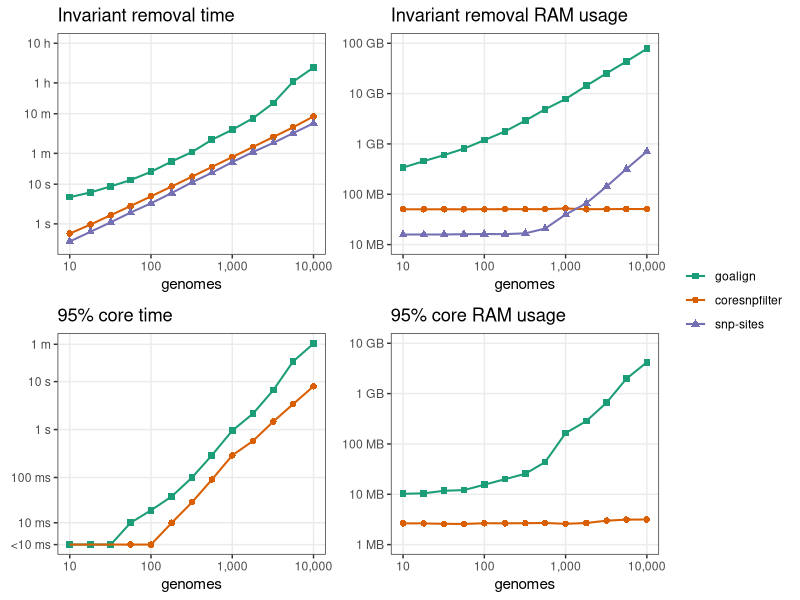

Generate this figure with R:
## ---- chunk 1
library(tidyverse)
library(knitr)
library(cowplot)
library(scales)

opts_chunk$set(dpi=300, fig.path='plots/', echo=TRUE, dev=c('png','pdf'), warning=FALSE, message=FALSE)
pdf.options(useDingbats = FALSE)
## ---- chunk 2
results <- read_delim("results.tsv", delim = "\t", escape_double = FALSE, trim_ws = TRUE)
## ---- chunk 3
check_integrity <- function(md5sums) {
  stopifnot(length(unique(md5sums)) == 1)
}

results %>%
  group_by(test, genome_count) %>%
  do({
    check_integrity(.$output_md5sum)
    . # Return the data unmodified if the assertion passes
  })
## ---- chunk 4
results <- results %>% filter(tool != "goalign 16 threads")
results$tool <- gsub("goalign 1 thread", "goalign", results$tool)
results$tool <- gsub("Core-SNP-Filter", "coresnpfilter", results$tool)
results$tool <- factor(results$tool, levels = c("goalign", "coresnpfilter", "snp-sites"))
## ---- chunk 5
invariant_results <- results %>% filter(test == "invariant site removal") %>% select(genome_count, replicate, tool, seconds, ram_kb) %>%
  pivot_wider(names_from = replicate, values_from = c(seconds, ram_kb), names_sep = "_")
invariant_results$seconds <- apply(select(invariant_results, starts_with("seconds_")), 1, FUN = min, na.rm = TRUE)
invariant_results$ram_mb <- apply(select(invariant_results, starts_with("ram_kb_")), 1, FUN = min, na.rm = TRUE) / 1000.0

core_results <- results %>% filter(test == "95 core") %>% select(genome_count, replicate, tool, seconds, ram_kb) %>%
  pivot_wider(names_from = replicate, values_from = c(seconds, ram_kb), names_sep = "_")
core_results$seconds <- apply(select(core_results, starts_with("seconds_")), 1, FUN = min, na.rm = TRUE)
core_results$ram_mb <- apply(select(core_results, starts_with("ram_kb_")), 1, FUN = min, na.rm = TRUE) / 1000.0
## ---- chunk 6
colours <- scale_color_manual(values = c("goalign" = "#1b9e77",
                                         "coresnpfilter" = "#d95f02",
                                         "snp-sites" = "#7570b3"))
shapes <- scale_shape_manual(values = c("goalign" = 15,
                                        "coresnpfilter" = 16,
                                        "snp-sites" = 17))

p1 <- ggplot(invariant_results, aes(x=genome_count, y=seconds, color=tool, shape=tool)) +
  geom_point(size=1.9) + geom_line(size=0.7) + colours + shapes +
  theme_bw() + theme(legend.position = "none") +
  scale_x_log10(labels = label_comma(), minor_breaks = NULL) +
  scale_y_log10(breaks = c(1, 10, 60, 600, 3600, 36000), minor_breaks = NULL,
                labels = c("1 s", "10 s", "1 m", "10 m", "1 h", "10 h"),
                limits = c(0.3, 36000)) +
  labs(title="Invariant removal time", x="genomes", y=NULL)

p2 <- ggplot(invariant_results, aes(x=genome_count, y=ram_mb, color=tool, shape=tool)) +
  geom_point(size=1.9) + geom_line(size=0.7) + colours + shapes +
  theme_bw() + theme(legend.position = "none") +
  scale_x_log10(labels = label_comma(), minor_breaks = NULL) +
  scale_y_log10(breaks = c(1, 10, 100, 1000, 10000, 100000), minor_breaks = NULL,
                labels = c("1 MB", "10 MB", "100 MB", "1 GB", "10 GB", "100 GB"),
                limits = c(10, 100000)) +
  labs(title="Invariant removal RAM usage", x="genomes", y=NULL)

p3 <- ggplot(core_results, aes(x=genome_count, y=seconds, color=tool, shape=tool)) +
  geom_point(size=1.9) + geom_line(size=0.7) + colours + shapes +
  theme_bw() + theme(legend.position = "none") +
  scale_x_log10(labels = label_comma(), minor_breaks = NULL) +
  # scale_y_log10(breaks = c(0.01, 0.1, 1, 10, 60, 600, 3600, 36000), minor_breaks = NULL,
                # labels = c("10 ms", "100 ms", "1 s", "10 s", "1 m", "10 m", "1 h", "10 h")) +
  scale_y_continuous(trans=scales::pseudo_log_trans(sigma = 0.004),
                     breaks = c(0.0, 0.01, 0.1, 1, 10, 60, 600, 3600, 36000), minor_breaks = NULL,
                     labels = c("<10 ms", "10 ms", "100 ms", "1 s", "10 s", "1 m", "10 m", "1 h", "10 h"),
                     limits = c(0.0, 63)) +
  labs(title="95% core time", x="genomes", y=NULL)

p4 <- ggplot(core_results, aes(x=genome_count, y=ram_mb, color=tool, shape=tool)) +
  geom_point(size=1.9) + geom_line(size=0.7) + colours + shapes +
  theme_bw() + theme(legend.position = "none") +
  scale_x_log10(labels = label_comma(), minor_breaks = NULL) +
  scale_y_log10(breaks = c(1, 10, 100, 1000, 10000, 100000), minor_breaks = NULL,
                labels = c("1 MB", "10 MB", "100 MB", "1 GB", "10 GB", "100 GB"),
                limits = c(1, 10000)) +
  labs(title="95% core RAM usage", x="genomes", y=NULL)

legend <- get_legend(p1 + theme(legend.position = "right", legend.title=element_blank()))

plot_grid(plot_grid(p1, p2, p3, p4, nrow = 2, align = 'hv'), legend, nrow=1, rel_widths=c(1, 0.2))
